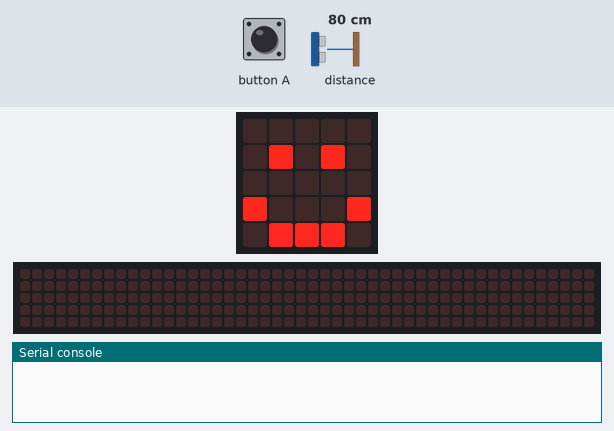
Bench run of a program on a simulated BBC micro:bit (MakeCode). Shown: the board's 5×5 LED display, a strip that is not on the board, showing the scrolling text unrolled, the last lines printed to the serial console. Inputs (shaded band) come from the test bench; at power-on: distance to the obstacle 80 cm. No radio messages arrive unless stated (any console line starting 'radio sent:' is added by the test bench); the 48×5 strip is a reading aid, not a part: it shows the text the display is scrolling, unrolled, one strip-width of it at a time.

Above: at 1.8 s.
1.9 s: button A pressed for 0.15 s
At 1.98 s:
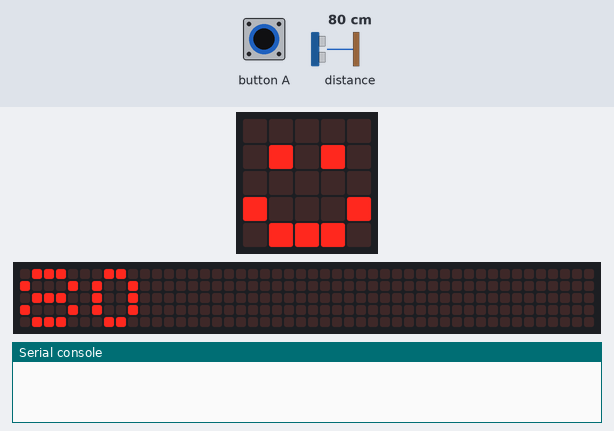
At 5.4 s:
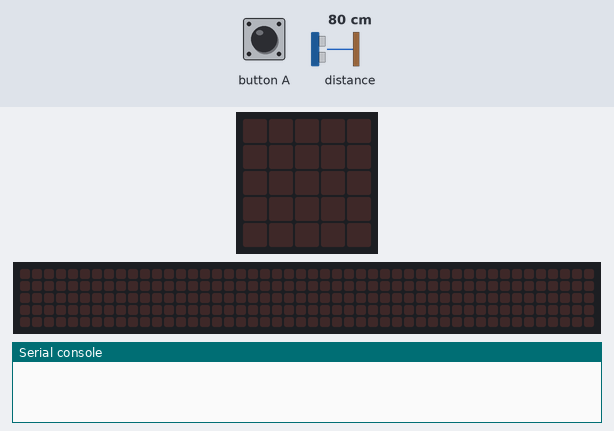
5.6 s: button A pressed for 3.2 s
At 9.08 s:
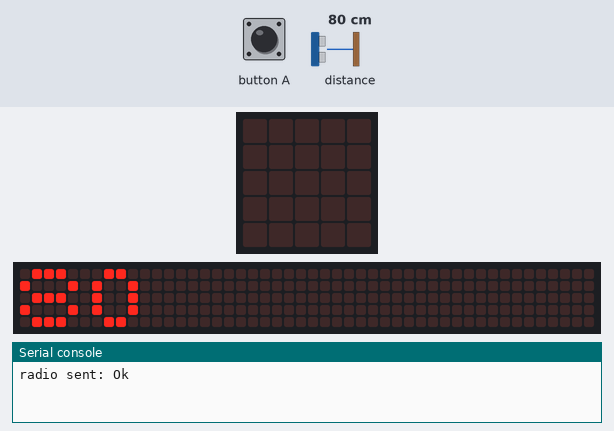
Timing chart, 0 to 10.6 s (numbered marks = the images above; inputs shaded):
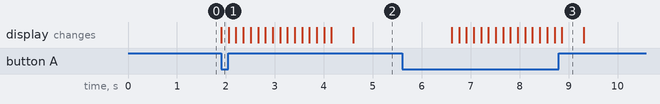

The program:

main.ts
```typescript
// (licence header left out)
// setup
radio.setGroup(76)
basic.showIcon(IconNames.Happy)

let distanceToObject: number = 0

// loop
while (true) {
  if (input.buttonIsPressed(Button.A) === true) {
    distanceToObject = sonar.ping(DigitalPin.P1, DigitalPin.P2, PingUnit.Centimeters)

    // if distance is less than or equal to 10
    if (distanceToObject <= 10) {
      basic.showNumber(distanceToObject)
      basic.pause(1000)
      radio.sendString('Too close')
      basic.pause(1000)
    }
    // if distance is more than 10
    if (distanceToObject > 10) {
      basic.showNumber(distanceToObject)
      basic.pause(1000)
      radio.sendString('Ok')
      basic.pause(1000)
    }
  }
}
```

Measured:
- after the input at 1.9 s, the display: changes at once (image 1)
- after the input at 5.6 s, the display: changes after 1.0 s (image 3)
- what the display in image 3 shows lasts 0.4 s, from 8.9 s to 9.3 s
